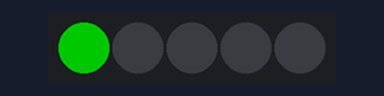
Bench run of a sketch on a simulated Arduino Uno, built with avr-gcc and run on an emulated ATmega328P. Parts: 5 RGB LEDs in strip order, left to right. Dim RGB values are drawn brighter than linear.

Above: at 0.1 s.
At 0.7 s:
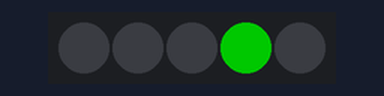
At 1.1 s:
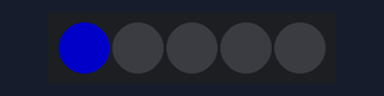
At 1.5 s:
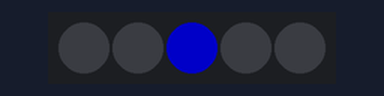
At 2.1 s:
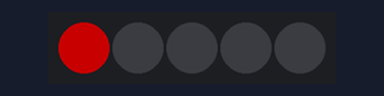
At 2.9 s:
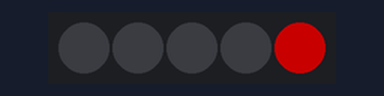
Timing chart, 0 to 40.0 s (numbered marks = the images above):
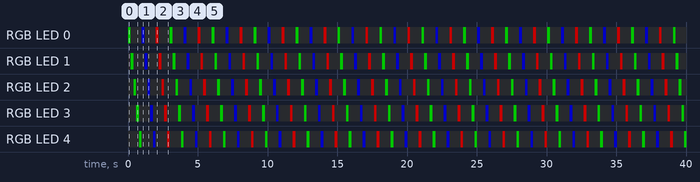

The sketch:

arduino_led_test.ino
```cpp
#include <Adafruit_NeoPixel.h>
#ifdef __AVR__
 #include <avr/power.h> // Required for 16 MHz Adafruit Trinket
#endif

// Make sure to not power too much LED lights at the same time directly from the 5V of the Arduino!
// This code will loop over the indicated number of lights on your strip and light them up one by one, changing color each loop.
// It only lights up one LED light at the time to avoid frying the Arduino board if no external power source is used

// You can change following 4 parameters to your needs
#define PIXEL_PIN 6     // Digital IO pin connected to the LED strip. Don't forget to add 330 Ohm resistor
#define PIXEL_COUNT 5   // Number of lights in the strip
#define WAIT 200        // milliseconds for each light
#define BRIGHTNESS 100  // Set BRIGHTNESS (0 - 255)

// Declare our NeoPixel strip object:
Adafruit_NeoPixel strip(PIXEL_COUNT, PIXEL_PIN, NEO_GRB + NEO_KHZ800);
// Argument 1 = Number of pixels in NeoPixel strip
// Argument 2 = Arduino pin number (most are valid)
// Argument 3 = Pixel type flags, add together as needed:
//   NEO_KHZ800  800 KHz bitstream (most NeoPixel products w/WS2812 LEDs)
//   NEO_KHZ400  400 KHz (classic 'v1' (not v2) FLORA pixels, WS2811 drivers)
//   NEO_GRB     Pixels are wired for GRB bitstream (most NeoPixel products)
//   NEO_RGB     Pixels are wired for RGB bitstream (v1 FLORA pixels, not v2)
//   NEO_RGBW    Pixels are wired for RGBW bitstream (NeoPixel RGBW products)

int mode = 0;    // Start mode in mode 0

void setup() {
  strip.begin(); // Initialize NeoPixel strip object (REQUIRED)
  strip.show();  // Initialize all pixels to 'off'
  strip.setBrightness(BRIGHTNESS); // Set the brightness
}

void loop() {
  if(++mode > 2) mode = 0; // Advance to next mode

  switch(mode) {           // Start the new animation...
    case 0:
      colorWipe(strip.Color(255,   0,   0));    // Red
      break;
    case 1:
      colorWipe(strip.Color(  0, 255,   0));    // Green
      break;
    case 2:
      colorWipe(strip.Color(  0,   0, 255));    // Blue
      break;
  }
}

void colorWipe(uint32_t color) {
  for(int i=0; i<strip.numPixels(); i++) {
    strip.setPixelColor((i + PIXEL_COUNT - 1) % PIXEL_COUNT, (0,0,0)); // Turn off previous LED light
    strip.setPixelColor(i, color);         // Turn on current LED light
    strip.show();                          //  Update strip to match
    delay(WAIT);                           //  Pause for a moment
  }
}
```

Measured:
- by itself, RGB LED 0–4: repeats every 3.0 s: off 0.80 s, RGB(0, 0, 100) 0.20 s, off 0.80 s, RGB(100, 0, 0) 0.20 s, off 0.80 s, RGB(0, 100, 0) 0.20 s
- by itself, everything shown: repeats every 3.0 s, in 15 steps
